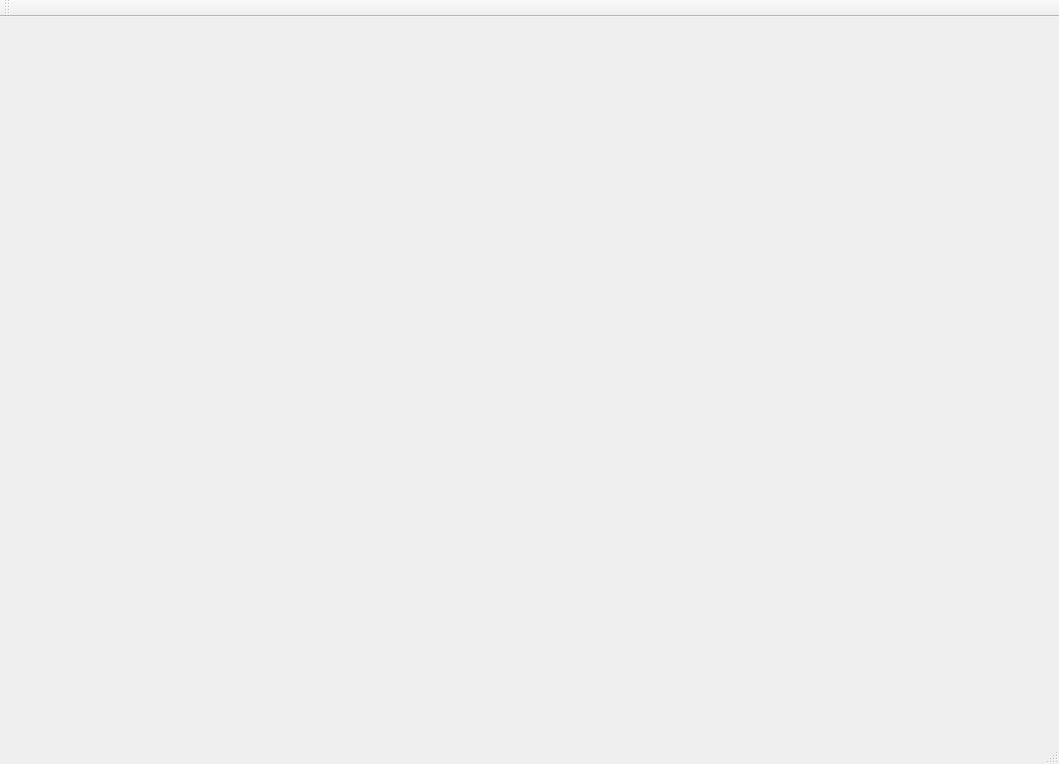
<?xml version="1.0" encoding="UTF-8"?>
<ui version="4.0">
 <class>MainWindow</class>
 <widget class="QMainWindow" name="MainWindow">
  <property name="geometry">
   <rect>
    <x>0</x>
    <y>0</y>
    <width>1059</width>
    <height>764</height>
   </rect>
  </property>
  <property name="windowTitle">
   <string>MainWindow</string>
  </property>
  <widget class="QWidget" name="centralWidget">
   <layout class="QGridLayout" name="gridLayout"/>
  </widget>
  <widget class="QMenuBar" name="menuBar">
   <property name="geometry">
    <rect>
     <x>0</x>
     <y>0</y>
     <width>1059</width>
     <height>19</height>
    </rect>
   </property>
  </widget>
  <widget class="QToolBar" name="mainToolBar">
   <attribute name="toolBarArea">
    <enum>TopToolBarArea</enum>
   </attribute>
   <attribute name="toolBarBreak">
    <bool>false</bool>
   </attribute>
  </widget>
  <widget class="QStatusBar" name="statusBar"/>
 </widget>
 <layoutdefault spacing="6" margin="11"/>
 <resources/>
 <connections/>
</ui>
